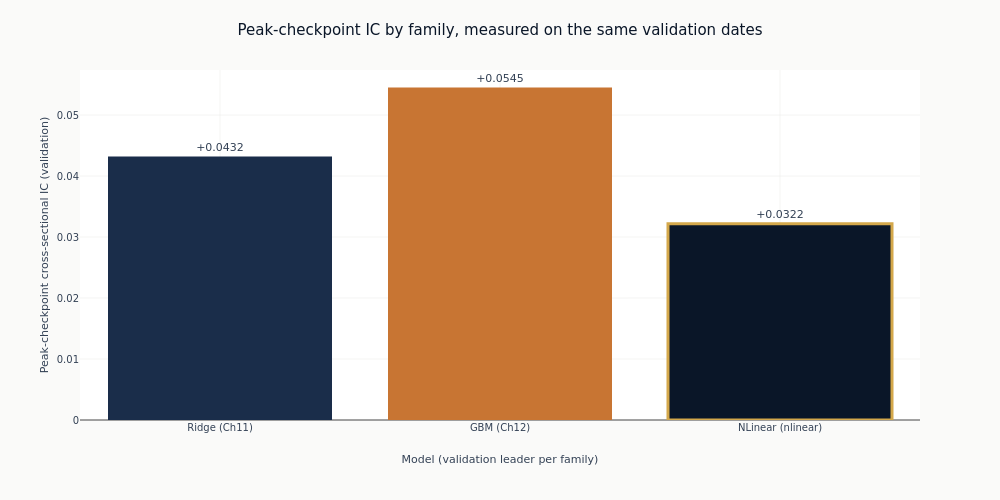

The notebook cell this image was saved under:
### Markdown cell above
## 7. Against the flat-feature baselines

The peak checkpoint against the linear and gradient-boosting leaders. This is the comparison the
notebook exists to make: whether reading the history as a sequence adds anything over handing
the same history to a model as columns.

Each family's stored IC is computed over its own sample, and those samples are not the same:
sequence eligibility drops the warm-up rows a flat model keeps, so a shared date can carry a
different cross-section in each. Matching date counts would not settle it. The three prediction
sets are therefore intersected on their exact `(symbol, timestamp)` keys and the daily rank IC
is recomputed on the rows all three share - a smaller sample than any family's own, and the
only one on which they are a single comparison.

### Code cell
_missing = [name for name, phash in baseline_hashes.items() if not phash]
if _missing:
    raise RuntimeError(
        f"no prediction_hash registered for {_missing}, so their rows cannot be intersected "
        "with this notebook's; re-run the stage that published them"
    )

_frames = {
    name: load_predictions(CASE_STUDY_ID, prediction_hash=phash)
    for name, phash in baseline_hashes.items()
}
_frames[f"NLinear ({CONFIG_NAME})"] = load_predictions(CASE_STUDY_ID, prediction_hash=PEAK_PHASH)
_empty = [name for name, frame in _frames.items() if frame.is_empty()]
if _empty:
    raise RuntimeError(f"no prediction rows on disk for {_empty}; the comparison cannot be made")

COMMON_IC, COMMON_DAYS, COMMON_ROWS = common_sample_daily_ic(_frames)
if not COMMON_IC:
    raise RuntimeError(
        "the three prediction sets share no (symbol, timestamp) rows, so there is no sample "
        "on which they can be compared"
    )
print(f"Common sample: {COMMON_ROWS:,} rows on {COMMON_DAYS:,} dates")
for _name, _ic in COMMON_IC.items():
    print(f"  {_name}: IC={_ic:+.4f} on the shared rows")

# Charted in a fixed order, but only the members the population actually carries. A narrowed
# run - a smoke configuration, or a fit restricted to one family - publishes no linear or GBM
# leader, and a label list written as a literal turns that into a KeyError on a presentational
# cell rather than into a comparison drawn over what is there.
_SELF = f"NLinear ({CONFIG_NAME})"
_labels = [name for name in ["Ridge (Ch11)", "GBM (Ch12)", _SELF] if name in COMMON_IC]
_missing = [name for name in ["Ridge (Ch11)", "GBM (Ch12)"] if name not in COMMON_IC]
if _missing:
    print(
        f"No {' or '.join(_missing)} baseline in this population, so the chart compares "
        f"{len(_labels)} of 3 families. The cross-chapter comparison needs a canonical run."
    )
_vals = [COMMON_IC[name] for name in _labels]
fig_cmp = go.Figure(
    go.Bar(
        x=_labels,
        y=_vals,
        marker=dict(
            color=[
                {"Ridge (Ch11)": COLORS["slate"], "GBM (Ch12)": COLORS["copper"]}.get(
                    name, COLORS["blue"]
                )
                for name in _labels
            ],
            # The amber outline marks this notebook's own model, wherever it lands once the
            # absent families are dropped.
            line=dict(color=COLORS["amber"], width=[3 if n == _SELF else 0 for n in _labels]),
        ),
        text=[f"{value:+.4f}" for value in _vals],
        textposition="outside",
        cliponaxis=False,
        showlegend=False,
    )
)
fig_cmp.update_layout(
    title="Peak-checkpoint IC by family, measured on the same validation dates",
    height=500,
    width=1000,
    margin=dict(t=70),
    title_font=dict(size=15),
)
fig_cmp.update_xaxes(title_text="Model (validation leader per family)")
fig_cmp.update_yaxes(title_text="Peak-checkpoint cross-sectional IC (validation)")
fig_cmp.show()

### Figure 1 — Plotly figure (JSON) as saved in the notebook; plotly's stock layout.template omitted (floating-point values rounded to 4 significant figures)
{"data": [{"cliponaxis": false, "marker": {"color": ["#1a2d4a", "#C87533", "#0a1628"], "line": {"color": "#D4A84B", "width": [0, 0, 3]}}, "showlegend": false, "text": ["+0.0432", "+0.0545", "+0.0322"], "textposition": "outside", "type": "bar", "x": ["Ridge (Ch11)", "GBM (Ch12)", "NLinear (nlinear)"], "y": [0.0432, 0.05452, 0.03218]}], "layout": {"height": 500, "margin": {"t": 70}, "title": {"font": {"size": 15}, "text": "Peak-checkpoint IC by family, measured on the same validation dates"}, "width": 1000, "xaxis": {"title": {"text": "Model (validation leader per family)"}}, "yaxis": {"title": {"text": "Peak-checkpoint cross-sectional IC (validation)"}}}}
